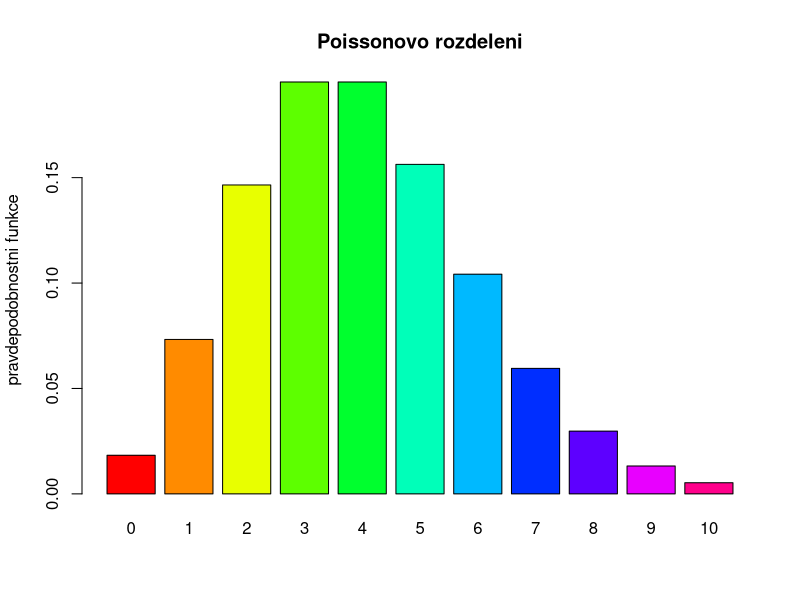
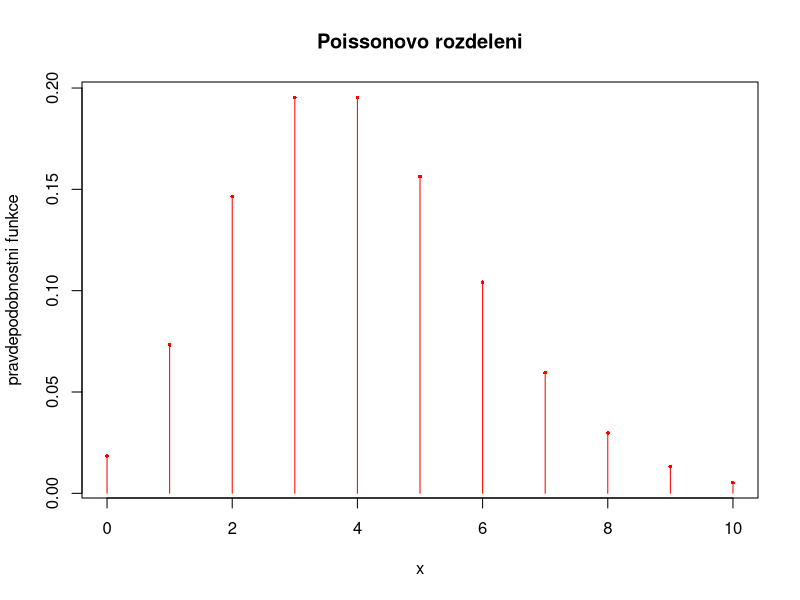
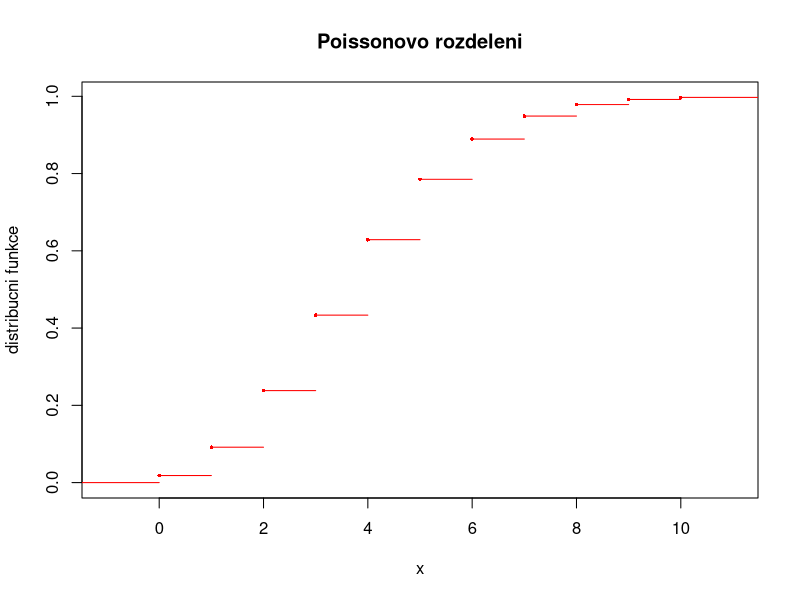

Write R code to recreate these figures, in order.
# Priklad 4

lambda <- 4
#	mozne hodnoty x jsou vsechna prirozena cisla, 
#	horni mez sekvence hodnot x v R je tak nutno patricne upravit 
x <- seq (0, 10)
titulek <- "Poissonovo rozdeleni"

# pravdepodobnostni funkce
pravdepodobnostni <- dpois (x, lambda = lambda)

#	sloupcovy graf
barplot (pravdepodobnostni, col = rainbow (length (x)), names.arg = x, ylab = "pravdepodobnostni funkce", main = titulek)

#	klasicky bodovy (korektne matematicky) graf
plot (x, pravdepodobnostni, type = "h", col = "red", ylab = "pravdepodobnostni funkce", main = titulek)
points (x, pravdepodobnostni, pch = 16, cex = 0.5, col = "red")

# distribucni funkce
distribucni <- ppois (x, lambda = lambda)
# jedna se o skokovou funkci
dist.fce <- stepfun (x, c (0, distribucni))

# distribucni funkce je vzdy zprava spojita, 
# tzn. leve krajni body vzdy patri k useckam
plot (dist.fce, verticals = FALSE, col = "red", pch = 16, cex = 0.5, ylab = "distribucni funkce", main = titulek)

# (A)
# 2-29 Marca, 1x za tyzden znamena 4x za 28 dni, preto lambda=4
ppois (0, lambda = lambda)

# (B)
sum(dpois (seq(0,4,by=1), lambda = lambda))
ppois (4, lambda = lambda)

# (C)
1-ppois (0, lambda = lambda)

# (D)
ppois (6, lambda = lambda) - ppois (1, lambda = lambda)


